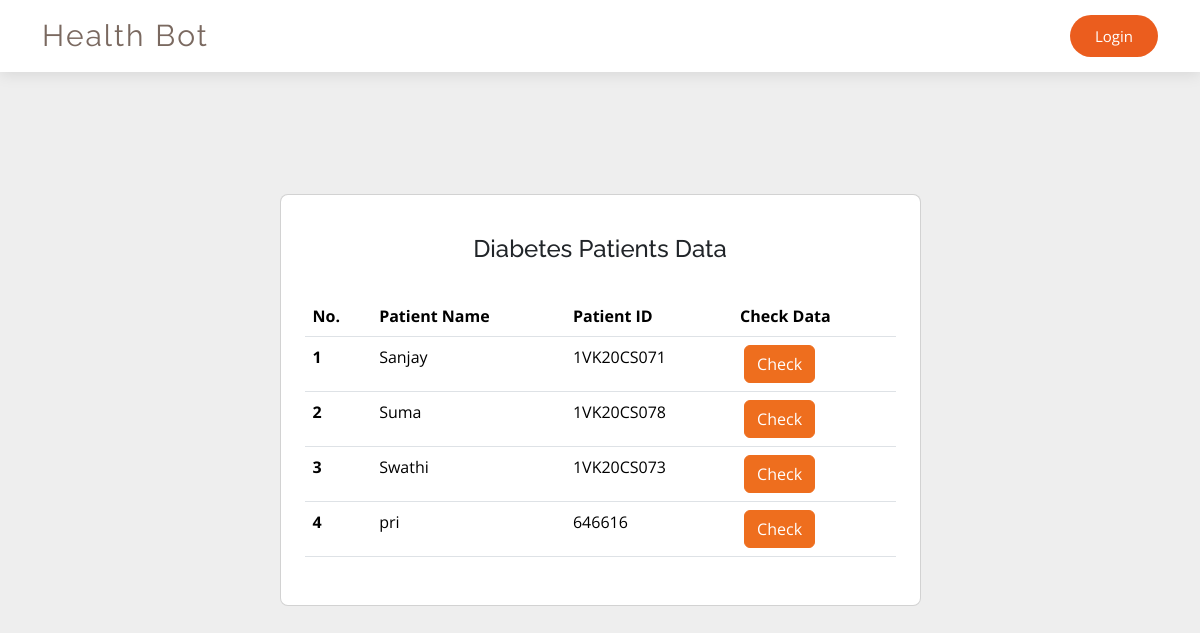
Page /display_diabetes_data/ on the committed database.
### members/models.py (models this page shows)
class Diabetespatientdata(models.Model):
    user_id = models.CharField(max_length=50, primary_key=True)
    name = models.CharField(max_length=50)
    pregnancies = models.FloatField()
    glucose = models.FloatField()
    blood_pressure = models.FloatField()
    skin_thickness = models.FloatField()
    insulin = models.FloatField()
    bmi = models.FloatField()
    diabetes_pedigree_function = models.FloatField()
    age = models.IntegerField()
    modelprediction = models.CharField(max_length=50)
    doctorverdict = models.CharField(max_length=255, blank=True, null=True)

### members/views.py (the view)
# urls.py: path('display_diabetes_data/', views.display_diabetes_data , name = 'display_diabetes_data'),
def display_diabetes_data(request):
    all_data = Diabetespatientdata.objects.all()  # Fetch all DiabetesData objects
    context = {'all_data': all_data}
    return render(request, 'diabetespatientlist.html', context)

### templates/diabetespatientlist.html (shortened to what this page needs)
{% load static %}
<!DOCTYPE html>
<html lang="en">
  <head>
    <link href="{% static 'assets/vendor/aos' %}" rel="stylesheet" />
    <link
      href="{% static 'assets/vendor/bootstrap/css/bootstrap.min.css'  %}"
      rel="stylesheet"
    />
    <link
      href="{% static 'assets/vendor/bootstrap-icons/bootstrap-icons.css'  %}"
      rel="stylesheet"
    />
    <link
      href="{% static 'assets/vendor/boxicons/css/boxicons.min.css'  %}"
      rel="stylesheet"
    />
    <link
      href="{% static 'assets/vendor/glightbox/css/glightbox.min.'  %}"
      rel="stylesheet"
    />
    <link
      href="{% static 'assets/vendor/swiper/swiper-bundle.min.css'  %}"
      rel="stylesheet"
    />
    <link href="{% static 'assets/css/style.css'  %}" rel="stylesheet" />
  </head>
  <body>
    <header id="header" class="fixed-top d-flex align-items-center">
      <div class="container d-flex align-items-center justify-content-between">
        <div class="logo">
          <h1 class="text-light">
            <a href="/doctorhome"><span>Health Bot</span></a>
          </h1>
        </div>
        <nav id="navbar" class="navbar">
          <ul>
            <li>
              {% if request.user.is_authenticated %}
              <a class="getstarted scrollto" href="/logout">Logout</a>
              {% else %}
              <a class="getstarted scrollto" href="/login">Login</a>
              {% endif %}
            </li>
          </ul>
        </nav>
      </div>
    </header>
    <section class="vh-100" style="background-color: #eee">
      <div class="container py-5 h-100">
        <div class="row d-flex justify-content-center align-items-center h-100">
          <div class="col col-lg-9 col-xl-7">
            <div class="card rounded-3">
              <div class="card-body p-4">
                <h4 class="text-center my-3 pb-3">Diabetes Patients Data</h4>
                <table class="table mb-4">
                  <thead>
                    <tr>
                      <th scope="col">No.</th>
                      <th scope="col">Patient Name</th>
                      <th scope="col">Patient ID</th>
                      <th scope="col">Check Data</th>
                    </tr>
                  </thead>
                  <tbody>
                    {% for entry in all_data %}
                    <tr>
                      <th scope="row">{{ forloop.counter }}</th>
                      <td>{{ entry.name }}</td>
                      <td>{{ entry.user_id }}</td>
                      <td>
                        <a href="/diabetes_individual_details/{{ entry.user_id }}" style="background-color: #ee6e1e; border-color: #ee6e1e" class="btn btn-success ms-1">
                          Check
                      </td>
                    </tr>
                    {% endfor %}
                  </tbody>
                </table>
              </div>
            </div>
          </div>
        </div>
      </div>
    </section>
  </body>
</html>

### static/assets/css/style.css (style rules this page uses)
body { font-family: "Open Sans", sans-serif; color: #212529; }
a { color: #eb5d1e; text-decoration: none; }
h1, h2, h3, h4, h5, h6, .font-primary { font-family: "Raleway", sans-serif; }
#header { height: 72px; transition: all 0.5s; z-index: 997; transition: all 0.5s; background: #fff; box-shadow: 0px 2px 15px rgba(0, 0, 0, 0.1); }
#header .logo h1 { font-size: 30px; margin: 0; line-height: 1; font-weight: 400; letter-spacing: 2px; }
#header .logo h1 a, #header .logo h1 a:hover { color: #7a6960; text-decoration: none; }
.navbar { padding: 0; }
.navbar ul { margin: 0; padding: 0; display: flex; list-style: none; align-items: center; }
.navbar li { position: relative; }
.navbar a, .navbar a:focus { display: flex; align-items: center; justify-content: space-between; padding: 10px 0 10px 30px; font-size: 15px; color: #4e4039; white-space: nowrap; transition: 0.3s; }
.navbar .getstarted, .navbar .getstarted:focus { background: #eb5d1e; color: #fff; padding: 10px 25px; margin-left: 30px; border-radius: 50px; }
section { padding: 60px 0; overflow: hidden; }

### rows in the picture
Diabetespatientdata: name "Sanjay", user_id "1VK20CS071"
Diabetespatientdata: name "Suma", user_id "1VK20CS078"
Diabetespatientdata: name "Swathi", user_id "1VK20CS073"
Diabetespatientdata: name "pri", user_id "646616"
